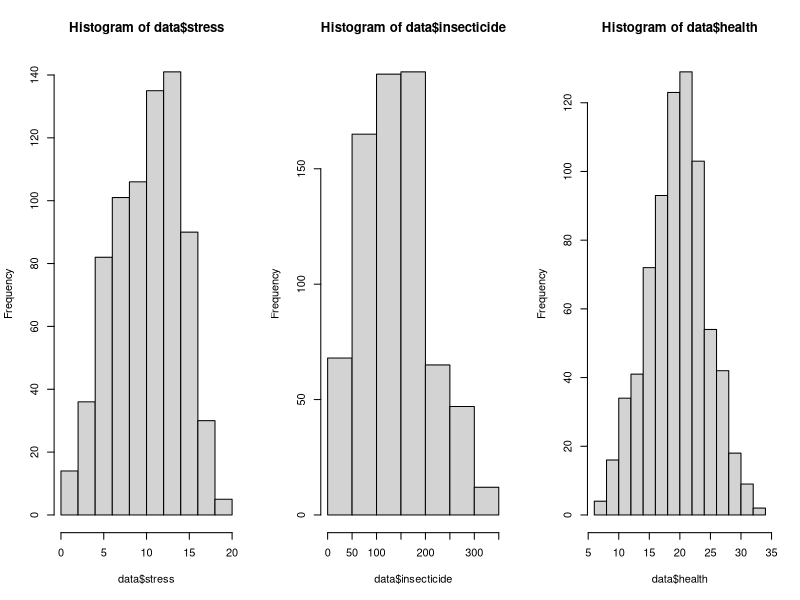
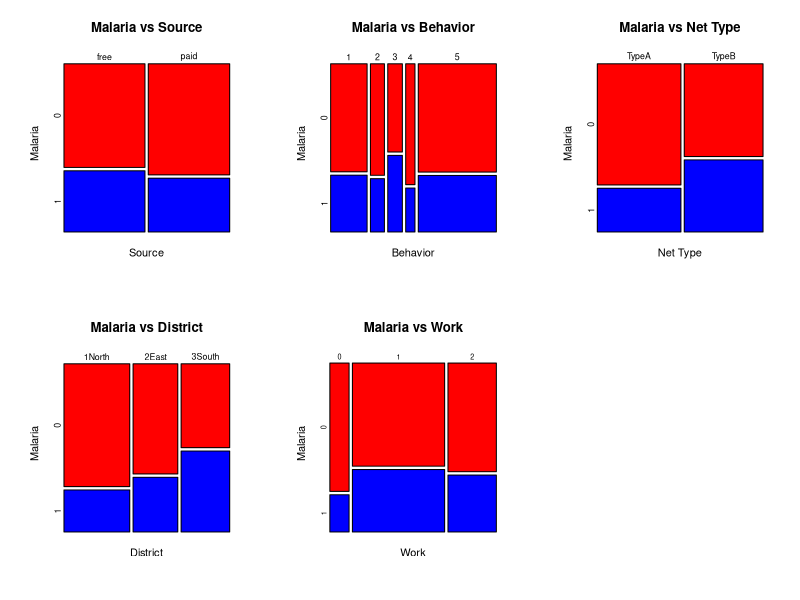
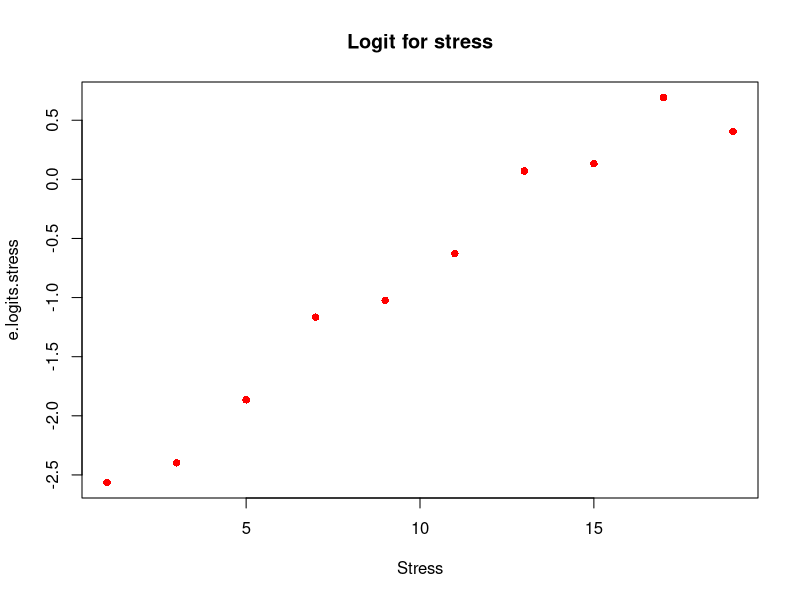
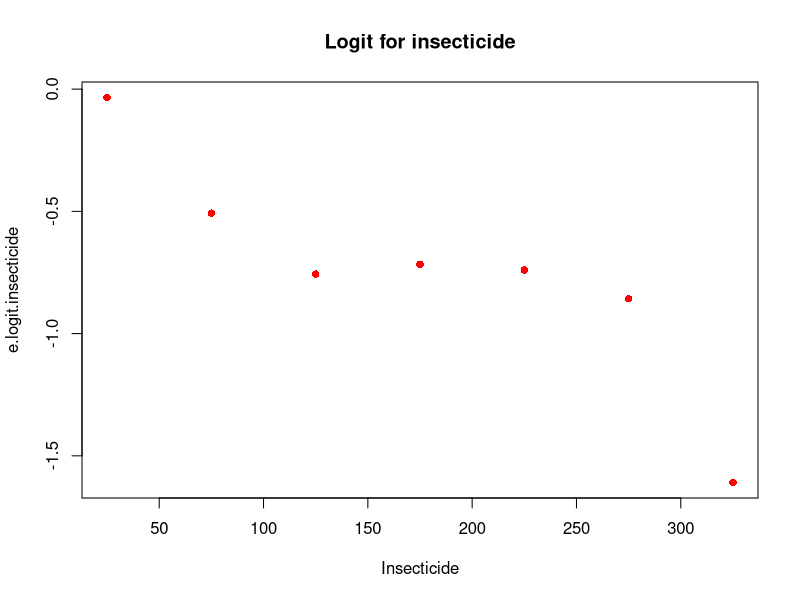
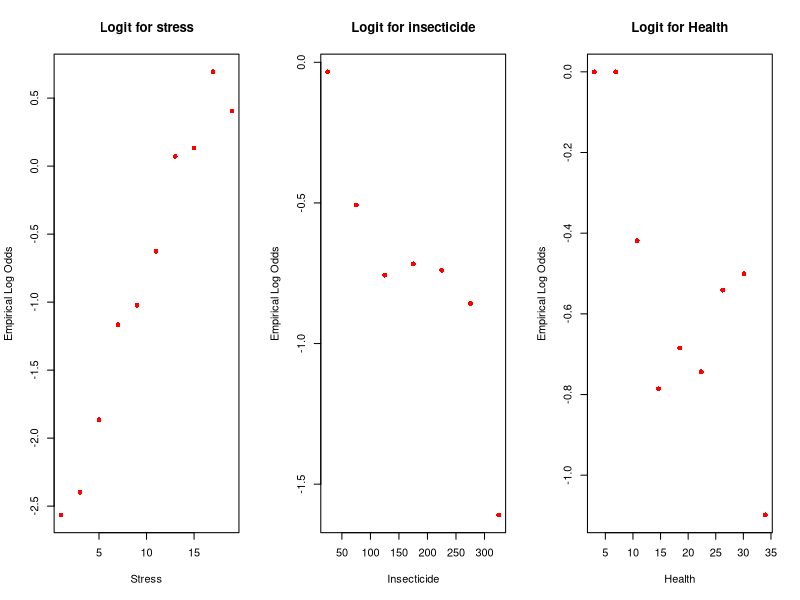
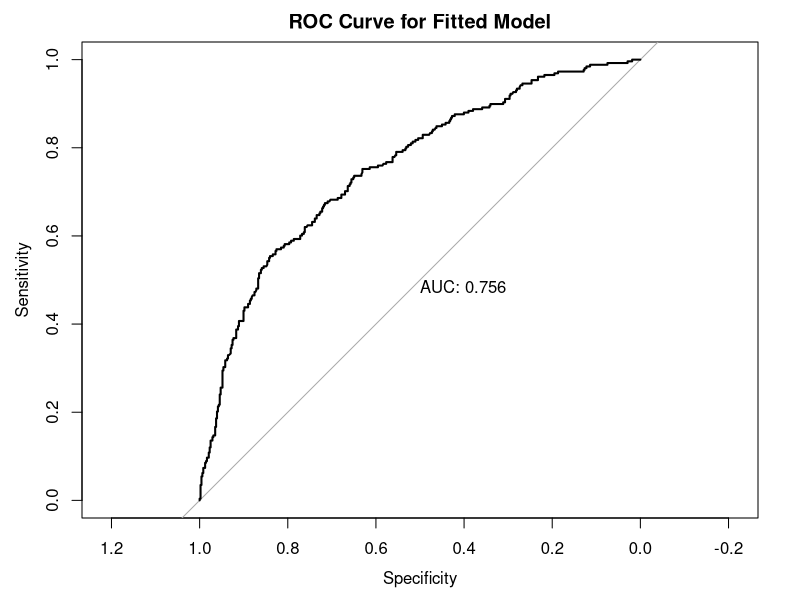
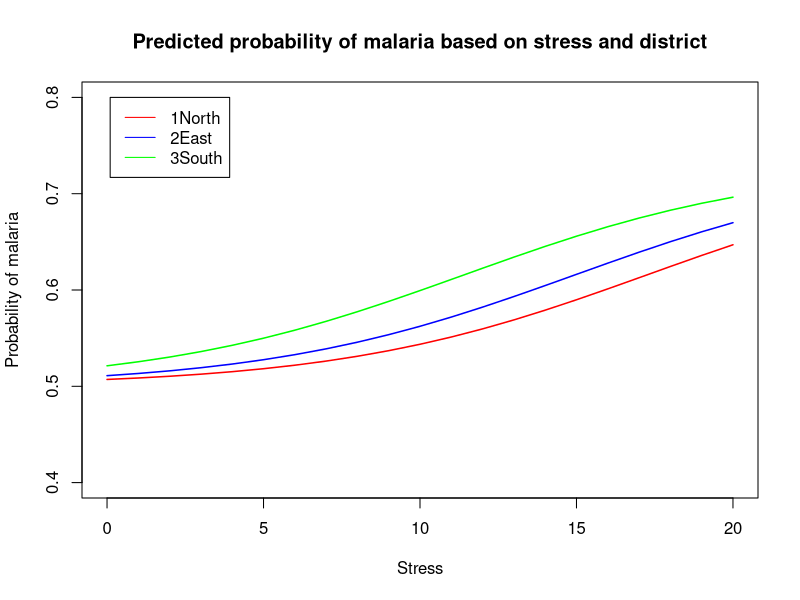

Write the R code that produced these figures, in order.
# packages
library(pROC)

# import data
fdata = read.csv("malaria.csv")
head(fdata)

# remove Nid column
data = fdata[,-1]
head(data)

# check for null values
sum(is.na(data))

# change categorical variables using factor
data$source = factor(data$source)
data$behavior = factor(data$behavior)
data$nettype = factor(data$nettype)
data$district = factor(data$district)
data$work = factor(data$work)

# characteristics of subjects
summary(data$insecticide)
summary(data$stress)
summary(data$health)


# remove outlier
data = data[(data$insecticide < 424.01),]
data = data[(data$health != 37),]
data = data[(data$district != "9Moon"),]
data$district = droplevels(data$district, exclude = "9Moon")
data = data[(data$stress>0),]

# check for null values after removing outliers
sum(is.na(data))

# histograms
par(mfrow = c(1, 3))
hist(data$stress)
hist(data$insecticide, breaks = seq(0,350, by=50))
hist(data$health)
par(mfrow = c(1, 1))

# plot of contingency table
par(mfrow = c(2, 3))
mosaicplot(table(data$source, data$malaria),
           color = c("Red", "Blue"),
           xlab="Source",
           ylab="Malaria",
           main="Malaria vs Source",
           cex.axis = 0.8)

mosaicplot(table(data$behavior, data$malaria),
           color = c("Red", "Blue"),
           xlab="Behavior",
           ylab="Malaria",
           main="Malaria vs Behavior",
           cex.axis = 0.8)

mosaicplot(table(data$nettype, data$malaria),
           color = c("Red", "Blue"),
           xlab="Net Type",
           ylab="Malaria",
           main = "Malaria vs Net Type",
           cex.axis = 0.8)

mosaicplot(table(data$district, data$malaria),
           color = c("Red", "Blue"),
           xlab="District",
           ylab="Malaria",
           main="Malaria vs District",
           cex.axis = 0.8)

mosaicplot(table(data$work, data$malaria),
           color = c("Red", "Blue"),
           xlab="Work",
           ylab="Malaria",
           main="Malaria vs Work",
           cex.axis = )
par(mfrow = c(1, 1))

#chisq testing for categorical variables
chisq.test(table(data$malaria, data$source))
chisq.test(table(data$malaria, data$behavior))
chisq.test(table(data$malaria, data$nettype))
chisq.test(table(data$malaria, data$district))
chisq.test(table(data$malaria, data$work))

# LR test for continuous variable
glm.stress = glm(malaria ~ stress, data=data, family="binomial")
glm.insecticide = glm(malaria ~ insecticide, data=data, family="binomial")
glm.health = glm(malaria ~ health, data=data, family="binomial")

pchisq(anova(glm.stress)[2,2], anova(glm.stress)[2,1], lower.tail = FALSE)
pchisq(anova(glm.insecticide)[2,2], anova(glm.insecticide)[2,1], lower.tail = FALSE)
pchisq(anova(glm.health)[2,2], anova(glm.health)[2,1], lower.tail = FALSE)

### slicing-dicing plot of empirical log-odds ###

# Stress
stress.frac = factor(cut(data$stress,breaks=seq(0,20, by=2)))
stressdata <- data.frame(data, stress.frac)
e.probs= tapply(data$malaria, stress.frac, mean)
e.logits.stress <- log(e.probs/(1-e.probs))
plot(seq(1,19, by=2), e.logits.stress, xlab="Stress", col = "red", pch = 16,main= "Logit for stress")

# insecticide
insecticide.frac = factor(cut(data$insecticide,breaks=seq(0,350, by=50)))
insecticidedata <- data.frame(data, insecticide.frac)
e.probsins= tapply(data$malaria, insecticide.frac, mean)
e.logit.insecticide <- log(e.probsins/(1-e.probsins))
plot(seq(25, 325, by=50), e.logit.insecticide, xlab="Insecticide", col = "red", pch = 16,main= "Logit for insecticide")

# health
health.frac = factor(cut(data$health, breaks=seq(5,34, by=3)))
health_data <- data.frame(data, health.frac)
e.probsins = tapply(data$malaria, health.frac, mean)
e.logitsins.health <- log(e.probsins/(1-e.probsins))

par(mfrow = c(1, 3))
plot(seq(1,19, by=2), e.logits.stress, xlab="Stress", col = "red",
     pch = 16, main= "Logit for stress", ylab = "Empirical Log Odds")
plot(seq(25, 325, by=50), e.logit.insecticide, xlab="Insecticide", col = "red",
     pch = 16,main= "Logit for insecticide", ylab = "Empirical Log Odds")
plot(seq(3, 34, length.out=length(e.logitsins.health)),e.logitsins.health,
     xlab="Health", col = "red", pch = 16,
     main= "Logit for Health", ylab = "Empirical Log Odds")
par(mfrow = c(1, 1))

#######################
#### MODEL FITTING ####
#######################

#test transformations of insecticide
#just insecticide
summary(glm(malaria ~ insecticide, data = data, family="binomial"))
BIC(glm(malaria ~ insecticide, data = data, family="binomial"))

#sqrt insecticide
summary(glm(malaria ~ sqrt(insecticide), data = data, family="binomial"))
BIC(glm(malaria ~ sqrt(insecticide), data = data, family="binomial"))

#insecticide^2
summary(glm(malaria ~ (insecticide)^2, data = data, family="binomial"))
BIC(glm(malaria ~ (insecticide)^2, data = data, family="binomial"))

# fit model with all parameters
glm.all = glm(malaria ~., data = data, family="binomial")
summary(glm.all)
pchisq(956.98-807.19, 13, lower.tail=FALSE)

# remove variables that are not statistically significant in output
# summary above
glm.reduce = glm(malaria ~. - source - health - work, data=data, family="binomial")
summary(glm.reduce)

# LR test for variables that were not statistically significant. p-value shows
# that source, health, work is not statistically significant
anova(glm.reduce, glm.all)
pchisq(3.754, 4, lower.tail=FALSE) # 0.4403207

# create intercept model for selection algorithm
glm.intercept = glm(malaria ~ 1, data=data, family="binomial")

# forward selection algorithm
glm.forward = step(glm.intercept, direction='forward', scope=formula(glm.all))
formula(glm.forward) # malaria ~ stress + district + nettype + insecticide

# backward selection algorithm
glm.backward = step(glm.all, direction='backward')
formula(glm.backward) # malaria ~ stress + insecticide + nettype + district

# both direction
glm.both = step(glm.intercept, direction='both', scope=formula(glm.all))
formula(glm.both) # malaria ~ stress + district + nettype + insecticide

# check to see if variables omitted from glm.both are not statistically
# significant. p-value shows that variables can be omitted
anova(glm.both, glm.all)
pchisq(1.8935, 4, lower.tail = FALSE) # 0.755339

# check for interaction
glm.interaction = glm(malaria ~ stress + district + nettype + insecticide + stress*district + stress*nettype + stress*insecticide + district*nettype + district*insecticide + nettype*insecticide, data = data, family = "binomial")
summary(glm.interaction)

# forward
glm.interact.forward = step(glm.both, direction='forward', scope=formula(glm.interaction))
formula(glm.interact.forward) # malaria ~ stress + district + nettype + insecticide + nettype:insecticide

# backward
glm.interact.backward = step(glm.interaction, direction='backward')
formula(glm.interact.backward) # malaria ~ stress + district + nettype + insecticide + nettype*insecticide

# both direction
glm.interact.both = step(glm.both, direction='both', scope=formula(glm.interaction))
formula(glm.interact.both) # malaria ~ stress + district + nettype + insecticide + nettype*insecticide

# LR to see if removed interaction terms are statistically significant
anova(glm.interact.both, glm.interaction)
pchisq(6.9708, 8, lower.tail = FALSE) # 0.5397864

# LR to see if interaction term nettype:insecticide cab be omitted
# seems that interaction term is not relevant
anova(glm.both, glm.interact.both)
pchisq(3.057, 1, lower.tail = FALSE) # 0.08038997

############################################
##### Anova tests for Model Variations #####
############################################

# all the associated variables
model.full = glm(malaria ~ nettype + district + work + stress + insecticide,
                 family= "binomial",
                 data = data)
summary(model.full)
BIC(model.full) # 868.0192
AIC(model.full) # 831.166

# remove net type
model.rem.nettype = glm(malaria ~ district + work + stress + insecticide,
                        family= "binomial",
                        data = data)
summary(model.rem.nettype)
BIC(model.rem.nettype) # 872.7548
AIC(model.rem.nettype) # 840.5082

#remove district
model.rem.district = glm(malaria ~ nettype + work + stress + insecticide,
                         family= "binomial",
                         data = data)
summary(model.rem.district)
BIC(model.rem.district) # 887.7656
AIC(model.rem.district) # 860.1257

# remove work

model.rem.work = glm(malaria ~ nettype + district + stress + insecticide,
                    family= "binomial",
                    data = data)
summary(model.rem.work)
BIC(model.rem.work) # 857.3503
AIC(model.rem.work) # 829.7104

#remove stress
model.rem.stress = glm(malaria ~ nettype + district + work + insecticide,
                     family= "binomial",
                     data = data)
summary(model.rem.stress)
BIC(model.rem.stress) # 933.7979
AIC(model.rem.stress) # 901.5514

#remove insecticide
model.rem.stress = glm(malaria ~ nettype + district + work + stress,
                       family= "binomial",
                       data = data)
summary(model.rem.stress)
BIC(model.rem.stress) # 866.3756
AIC(model.rem.stress) # 834.129

# From the outs above, the model with the best AIC is the
# model with netype, district, stress, and insecticide as variables.

#######
# Adding interaction to best fit model
#######

# nettype*insecticide
summary(glm(data$malaria~data$nettype+ data$district + data$stress + data$insecticide+ data$nettype*data$insecticide, family= "binomial"))
BIC(glm(data$malaria~data$nettype+ data$district + data$stress + data$insecticide+ data$nettype:data$insecticide, family= "binomial")) # 828.6534

# stress*work
summary(glm(data$malaria~data$nettype+ data$district + data$stress+ data$work + data$insecticide + data$stress:data$work, family= "binomial"))
BIC(glm(data$malaria~data$nettype+ data$district + data$stress+ data$insecticide + + data$work + data$stress:data$work, family= "binomial")) # 834.3218

#stress*insecticide
summary(glm(data$malaria~data$nettype+ data$district + data$stress + data$insecticide + data$stress:data$insecticide, family= "binomial"))
BIC(glm(data$malaria~data$nettype+ data$district + data$stress + data$insecticide + data$stress:data$insecticide, family= "binomial"))

# take away district from best AIC model
summary(glm(data$malaria~data$nettype + data$stress + data$insecticide+ data$nettype:data$insecticide, family= "binomial"))
BIC(glm(data$malaria~data$nettype + data$stress + data$insecticide+ data$nettype:data$insecticide, family= "binomial")) # 858.2966

# Parameter estimates for best AIC model
best.fit<-glm(malaria ~ nettype + district + stress + insecticide + nettype*insecticide,
              family= "binomial",
              data = data)
summary(best.fit)

###########################################
#########Selection Algorithm Check#########
###########################################

# fit model with all parameters
glm.all = glm(malaria ~., data = data, family="binomial")
summary(glm.all)
pchisq(956.98-807.19, 13, lower.tail=FALSE)

# remove variables that are not statistically significant in output
# summary above
glm.reduce = glm(malaria ~. - source - health - work, data=data, family="binomial")
summary(glm.reduce)

# LR test for variables that were not statistically significant. p-value shows
# that source, health, work is not statistically significant
anova(glm.reduce, glm.all)
pchisq(3.754, 4, lower.tail=FALSE) # 0.4403207

# create intercept model for selection algorithm
glm.intercept = glm(malaria ~ 1, data=data, family="binomial")

# forward selection algorithm
glm.forward = step(glm.intercept, direction='forward', scope=formula(glm.all))
formula(glm.forward) # malaria ~ stress + district + nettype + insecticide

# backward selection algorithm
glm.backward = step(glm.all, direction='backward')
formula(glm.backward) # malaria ~ stress + insecticide + nettype + district

# both direction
glm.both = step(glm.intercept, direction='both', scope=formula(glm.all))
formula(glm.both) # malaria ~ stress + district + nettype + insecticide

# check to see if variables omitted from glm.both are not statistically
# significant. p-value shows that variables can be omitted
anova(glm.both, glm.all)
pchisq(1.8935, 4, lower.tail = FALSE) # 0.755339

# check for interaction
glm.interaction = glm(malaria ~ stress + district + nettype + insecticide + stress*district + stress*nettype + stress*insecticide + district*nettype + district*insecticide + nettype*insecticide, data = data, family = "binomial")
summary(glm.interaction)

# forward
glm.interact.forward = step(glm.both, direction='forward', scope=formula(glm.interaction))
formula(glm.interact.forward) # malaria ~ stress + district + nettype + insecticide + nettype:insecticide

# backward
glm.interact.backward = step(glm.interaction, direction='backward')
formula(glm.interact.backward) # malaria ~ stress + district + nettype + insecticide + nettype*insecticide

# both direction
glm.interact.both = step(glm.both, direction='both', scope=formula(glm.interaction))
formula(glm.interact.both) # malaria ~ stress + district + nettype + insecticide + nettype*insecticide

# LR to see if removed interaction terms are statistically significant
anova(glm.interact.both, glm.interaction)
pchisq(6.9708, 8, lower.tail = FALSE) # 0.5397864

# LR to see if interaction term nettype:insecticide cab be omitted
# seems that interaction term is not relevant
anova(glm.both, glm.interact.both)
pchisq(3.057, 1, lower.tail = FALSE) # 0.08038997

#####################################
###### Odds Ratio, CI, p-value ######
#####################################

# Odds Ratio
oddsratios<-exp(best.fit$coefficients); oddsratios

# Confidence Interval for Odds Ratio
exp(confint(best.fit))

# p-value
summary(best.fit)$coefficients[,4]

##############################################################
###### Classification Table, Goodness of Fit, ROC Curve ######
##############################################################

# classification table / confusion matrix
best.fitted = best.fit$fitted.values
best.predict = ifelse(best.fit$fitted.values >= 0.5, 1, 0)
table(data$malaria, best.predict)

# goodness of fit
summary(best.fit)
pchisq(956.98 - 814.65, 6, lower.tail = FALSE) # 3.229534e-28

# roc curve
plot.roc(data$malaria, best.fit$fitted.values, print.auc=TRUE, quiet=TRUE,
         main = "ROC Curve for Fitted Model")
auc(data$malaria, best.fit$fitted.values) # 0.756

###########################################
###### Plot of Success Probabilities ######
###########################################

p.success = tapply(data$malaria, factor(cut(data$stress, seq(0,20, by=2))), mean)
new1 = data.frame(stress = 0:20, district="1North", nettype = "TypeA", insecticide = 140)
pred.dist1 = predict(best.fit, newdata = new1, type="response")
prob.dist1 = exp(pred.dist1)/(1+exp(pred.dist1))

new2 = data.frame(stress = 0:20, district="2East", nettype = "TypeA", insecticide = 140)
pred.dist2 = predict(best.fit, newdata = new2, type="response")
prob.dist2 = exp(pred.dist2)/(1+exp(pred.dist2))

new3 = data.frame(stress = 0:20, district="3South", nettype = "TypeA", insecticide = 140)
pred.dist3 = predict(best.fit, newdata = new3, type="response")
prob.dist3 = exp(pred.dist3)/(1+exp(pred.dist3))

plot(x=seq(1,19, by=2), y=p.success, type="n", xlim=c(0, 20),ylim=c(0.4,0.8),xlab="Stress", ylab="Probability of malaria", main="Predicted probability of malaria based on stress and district")
lines(0:20, prob.dist1, col="red", lwd=1.5)
lines(0:20, prob.dist2, col="blue", lwd=1.5)
lines(0:20, prob.dist3, col="green", lwd=1.5)
legend(0.1,0.8, c("1North","2East","3South"), col=c("red", "blue", "green"), lty=1)
